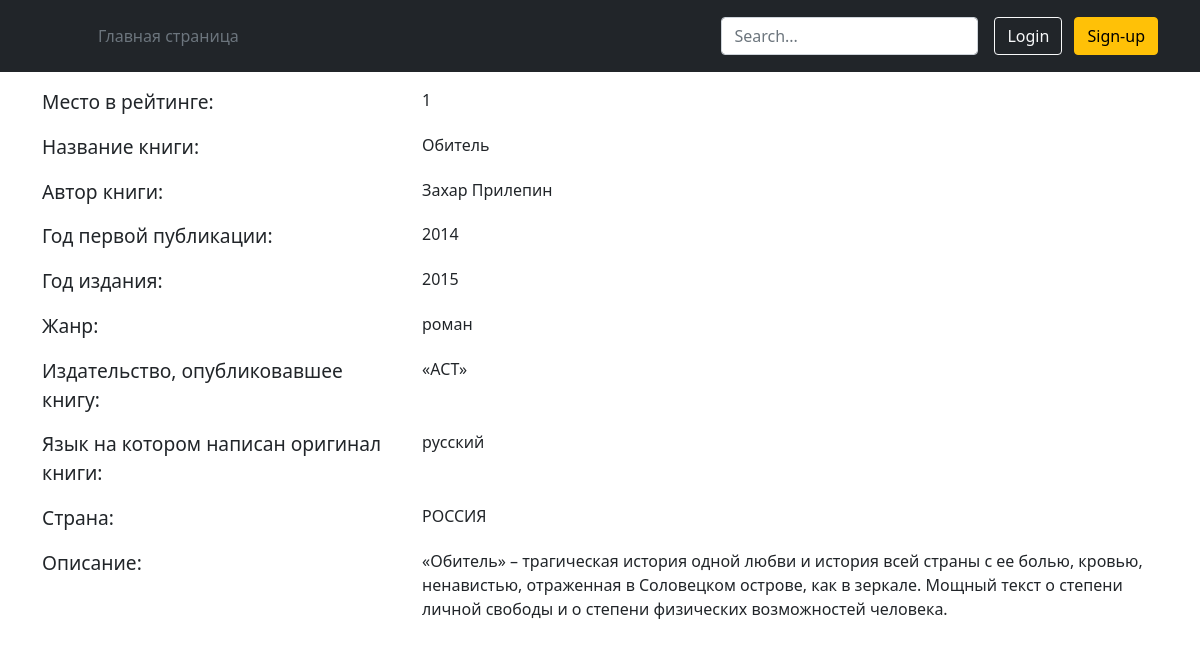
Page /detail/11/ on the committed database.
### portal/models.py (models this page shows, shortened)
class Books(models.Model):
    Description = models.TextField('Описание книги')
    Year = models.PositiveIntegerField('Год написания')
    PopularityRating = models.PositiveIntegerField('Место в рейтинге')
    BookTitle = models.TextField('Название книги')
    Author = models.TextField('Автор')
    Genre = models.TextField('Жанр')
    FirstPoblicationYear = models.PositiveIntegerField('Год первой публикации')
    Publisher = models.TextField('Издательство, опубликовавшее книгу')
    OriginalLanguage = models.TextField('Оригинальный язык')
    Country = models.TextField('Страна в которой написана книга')
    class Meta:
        ordering = ['PopularityRating']

### portal/views.py (the view)
# urls.py: path('detail/<int:id>/', portal_detail),
def detail(request, id):
    print(id)
    book = Books.objects.get(id=id)
    content = {
            "book" :   book
        }
    return render(request, './portal/detail.html', content)

### portal/templates/portal/detail.html (shortened to what this page needs)
<!DOCTYPE html>
<html lang="ru">
<head>
  <link href="https://cdn.jsdelivr.net/npm/bootstrap@5.1.3/dist/css/bootstrap.min.css" rel="stylesheet">
  <header class="p-3 bg-dark text-white">
    <div class="container">
      <div class="d-flex flex-wrap align-items-center justify-content-center justify-content-lg-start">
        <a href="/" class="d-flex align-items-center mb-2 mb-lg-0 text-white text-decoration-none">
          <svg class="bi me-2" width="40" height="32" role="img" aria-label="Bootstrap"><use xlink:href="#bootstrap"></use></svg>
        </a>
        <ul class="nav col-12 col-lg-auto me-lg-auto mb-2 justify-content-center mb-md-0">
          <li><a href="/" class="nav-link px-2 text-secondary">Главная страница</a></li>
        </ul>
        <form class="col-12 col-lg-auto mb-3 mb-lg-0 me-lg-3">
          <input type="search" class="form-control form-control-dark" placeholder="Search..." aria-label="Search">
        </form>
        <div class="text-end">
          <button type="button" class="btn btn-outline-light me-2">Login</button>
          <button type="button" class="btn btn-warning">Sign-up</button>
        </div>
      </div>
    </div>
  </header>
</head>
<body>
    <div class='container'>
        <div class="row mb-3">
            <div class="col-4 themed-grid-col"><big>Место в рейтинге:</big></div>
            <div class="col-8 themed-grid-col">{{book.PopularityRating}}</div>
        </div>
        <div class="row mb-3">
            <div class="col-4 themed-grid-col"><big>Название книги:</big></div>
            <div class="col-8 themed-grid-col">{{book.BookTitle}}</div>
        </div>
        <div class="row mb-3">
            <div class="col-4 themed-grid-col"><big>Автор книги:</big></div>
            <div class="col-8 themed-grid-col">{{book.Author}}</div>
        </div>
        <div class="row mb-3">
            <div class="col-4 themed-grid-col"><big>Год первой публикации:</big></div>
            <div class="col-8 themed-grid-col">{{book.FirstPoblicationYear}}</div>
        </div>
        <div class="row mb-3">
            <div class="col-4 themed-grid-col"><big>Год издания:</big></div>
            <div class="col-8 themed-grid-col">{{book.Year}}</div>
        </div>
        <div class="row mb-3">
            <div class="col-4 themed-grid-col"><big>Жанр:</big></div>
            <div class="col-8 themed-grid-col">{{book.Genre}}</div>
        </div>
        <div class="row mb-3">
            <div class="col-4 themed-grid-col"><big>Издательство, опубликовавшее книгу:</big></div>
            <div class="col-8 themed-grid-col">{{book.Publisher}}</div>
        </div>
        <div class="row mb-3">
            <div class="col-4 themed-grid-col"><big>Язык на котором написан оригинал книги:</big></div>
            <div class="col-8 themed-grid-col">{{book.OriginalLanguage}}</div>
        </div>
        <div class="row mb-3">
            <div class="col-4 themed-grid-col"><big>Страна:</big></div>
            <div class="col-8 themed-grid-col">{{book.Country}}</div>
        </div>
        <div class="row mb-3">
            <div class="col-4 themed-grid-col"><big>Описание:</big></div>
            <div class="col-8 themed-grid-col">{{book.Description}}</div>
        </div>
    </div>
</body>
</html>

### rows in the picture
Books: PopularityRating "1", BookTitle "Обитель", Author "Захар Прилепин", FirstPoblicationYear "2014", Year "2015", Genre "роман", Publisher "«АСТ»", OriginalLanguage "русский", Country "РОССИЯ", Description "«Обитель» – трагическая история одной любви и история всей страны с ее болью, кровью, ненавистью, отраженная в Соловецком острове, как в зеркале. Мощный текст о степени личной свободы и о степени физических возможностей человека."
